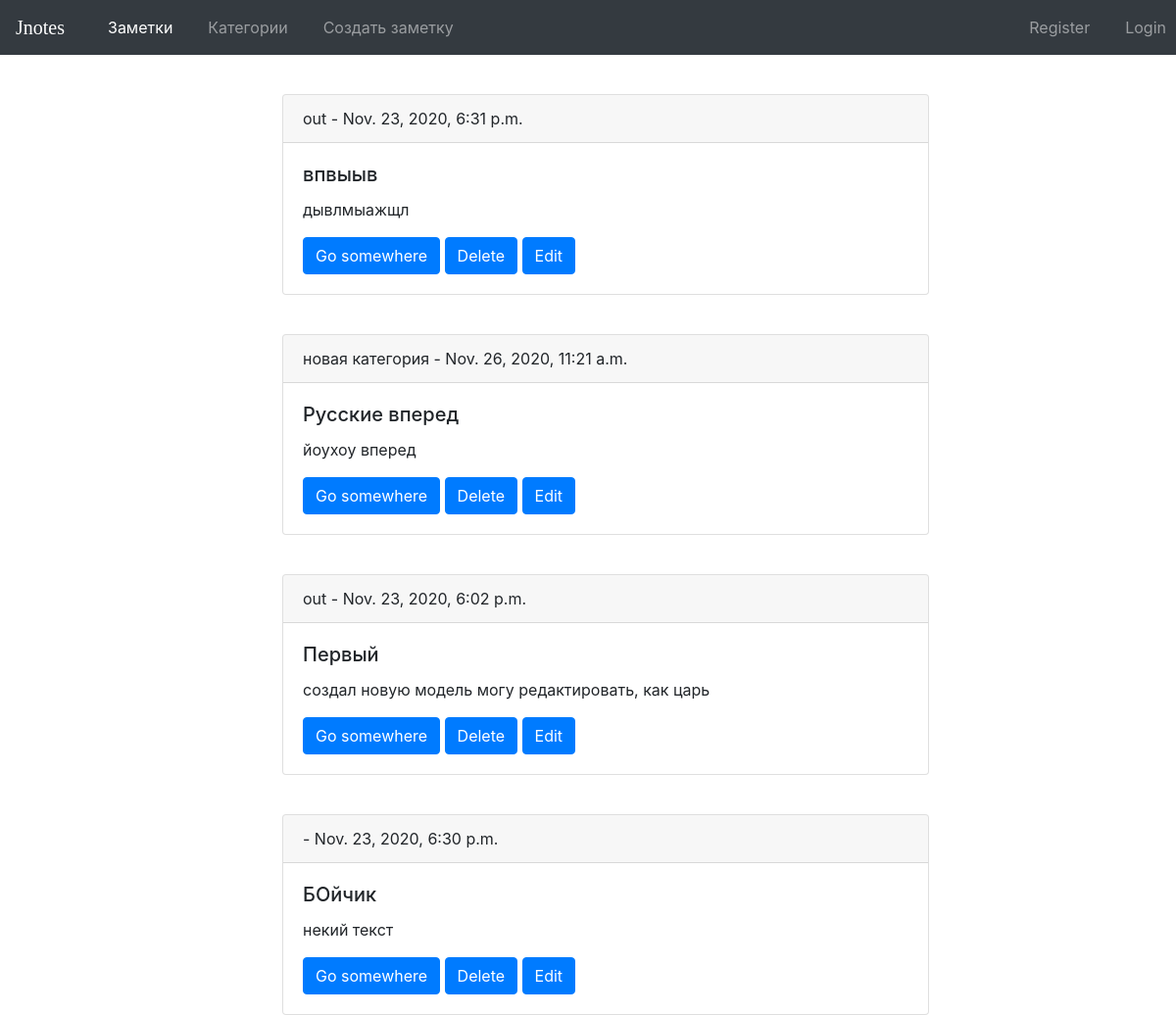
Before: / with the older database file.
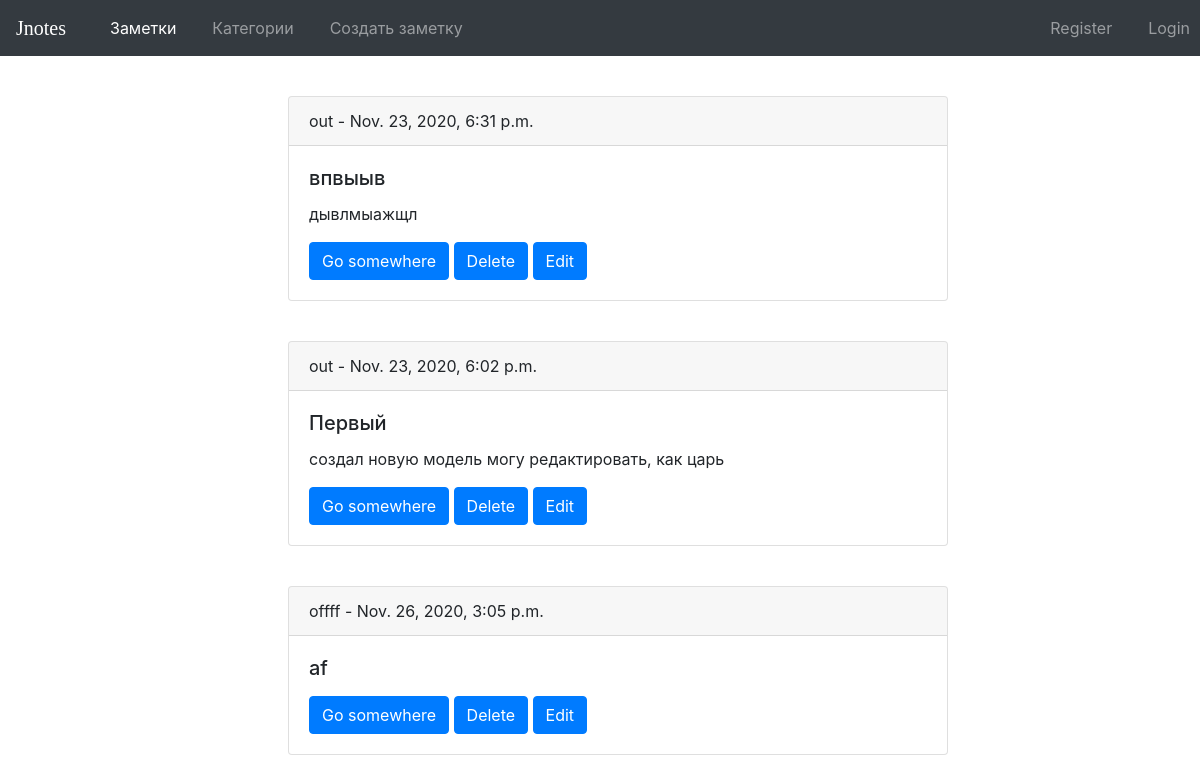
After: the same page with the newer database file.
### notes/models.py (models this page shows, shortened)
class Note(models.Model):
    title_note = models.CharField('Название', blank=False, default='NoTitle', max_length=150)
    category_note = models.CharField('Категория',blank=False, default='out', max_length=150)
    content_note = models.TextField('Содержание', blank=True)
    date_note = models.DateTimeField(auto_now_add=True)

### notes/views.py (the view)
# urls.py: path('', HomeView.as_view(), name='home'),
class HomeView(ListView):
    model = Note
    template_name = 'home.html'
    ordering = ['-title_note']
    context_object_name = 'notes_list'

### notes/templates/home.html (shortened to what this page needs)
{% extends 'base.html' %}
{% block content %}
{% for post in notes_list %}
<div class="card">
  <div class="card-header">
    {{ post.category_note }} - {{ post.date_note }}
  </div>
  <div class="card-body">
    <h5 class="card-title">{{ post.title_note }}</h5>
    <p class="card-text">{{ post.content_note }}</p>
    <a href="{% url 'note-detail' post.pk %}" class="btn btn-primary">Go somewhere</a>
    <a href="{% url 'note-delete' post.pk %}" class="btn btn-primary">Delete</a>
    <a href="{% url 'note-update' post.pk %}" class="btn btn-primary">Edit</a>
</div>
</div>
{% endfor %}
{% endblock %}

Changed rows visible on the page:
removed Note: category_note "новая категория", date_note "Nov. 26, 2020, 11:21 a.m.", title_note "Русские вперед", content_note "йоухоу вперед"
removed Note: date_note "Nov. 23, 2020, 6:30 p.m.", title_note "БОйчик", content_note "некий текст"
added Note: category_note "offff", date_note "Nov. 26, 2020, 3:05 p.m.", title_note "af"
